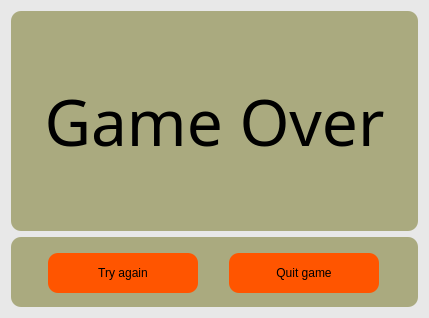
<?xml version="1.0" encoding="UTF-8"?>
<ui version="4.0">
 <class>GameOver</class>
 <widget class="QDialog" name="GameOver">
  <property name="geometry">
   <rect>
    <x>0</x>
    <y>0</y>
    <width>429</width>
    <height>318</height>
   </rect>
  </property>
  <property name="windowTitle">
   <string>Game 2048</string>
  </property>
  <property name="styleSheet">
   <string notr="true">background-color: rgb(232, 232, 232);</string>
  </property>
  <layout class="QVBoxLayout" name="verticalLayout">
   <item>
    <widget class="QLabel" name="WinLossLabel">
     <property name="font">
      <font>
       <family>ISOCPEUR</family>
       <pointsize>48</pointsize>
      </font>
     </property>
     <property name="styleSheet">
      <string notr="true">background-color: rgb(170, 170, 127);
border-radius: 10px;</string>
     </property>
     <property name="text">
      <string>Game Over</string>
     </property>
     <property name="alignment">
      <set>Qt::AlignCenter</set>
     </property>
    </widget>
   </item>
   <item>
    <widget class="QGroupBox" name="groupBox">
     <property name="maximumSize">
      <size>
       <width>16777215</width>
       <height>70</height>
      </size>
     </property>
     <property name="styleSheet">
      <string notr="true">background-color: rgb(170, 170, 127);
border-radius: 10px;</string>
     </property>
     <property name="title">
      <string/>
     </property>
     <layout class="QHBoxLayout" name="horizontalLayout">
      <item>
       <widget class="QPushButton" name="pushButton_2">
        <property name="minimumSize">
         <size>
          <width>0</width>
          <height>40</height>
         </size>
        </property>
        <property name="maximumSize">
         <size>
          <width>150</width>
          <height>16777215</height>
         </size>
        </property>
        <property name="styleSheet">
         <string notr="true">border-radius: 10px;
font: italic 12pt &quot;ISOCPEUR&quot;;
background-color: rgb(255, 85, 0);</string>
        </property>
        <property name="text">
         <string>Try again</string>
        </property>
       </widget>
      </item>
      <item>
       <widget class="QPushButton" name="pushButton">
        <property name="minimumSize">
         <size>
          <width>0</width>
          <height>40</height>
         </size>
        </property>
        <property name="maximumSize">
         <size>
          <width>150</width>
          <height>16777215</height>
         </size>
        </property>
        <property name="styleSheet">
         <string notr="true">border-radius: 10px;
font: italic 12pt &quot;ISOCPEUR&quot;;
background-color: rgb(255, 85, 0);</string>
        </property>
        <property name="text">
         <string>Quit game</string>
        </property>
       </widget>
      </item>
     </layout>
    </widget>
   </item>
  </layout>
 </widget>
 <resources/>
 <connections/>
</ui>
